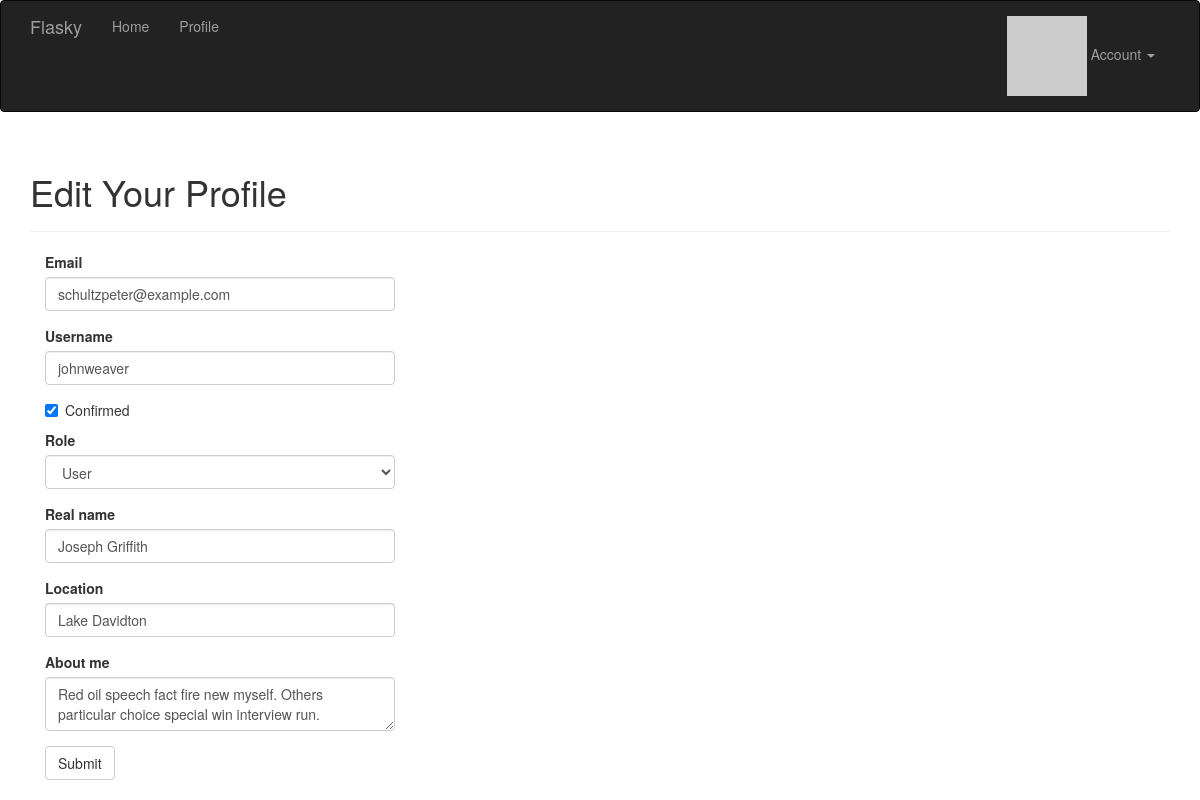
/edit-profile/3 (signed in), run on the app's committed database.
### app/models.py (models this page shows, shortened)
class User(UserMixin, db.Model):
    __tablename__ = "users"
    id: Mapped[int] = mapped_column(primary_key=True)
    email: Mapped[str] = mapped_column(unique=True, index=True)
    username: Mapped[str] = mapped_column(unique=True, index=True)
    role_id: Mapped[int] = mapped_column(ForeignKey("roles.id"), nullable=True)
    password_hash: Mapped[str] = mapped_column(nullable=False)
    confirmed: Mapped[bool] = mapped_column(default=False)
    name: Mapped[str | None] = mapped_column()
    location: Mapped[str | None] = mapped_column()
    about_me: Mapped[str | None] = mapped_column(Text)
    member_since: Mapped[datetime] = mapped_column(DateTime(timezone=True), default=lambda: datetime.now(UTC))
    last_seen: Mapped[datetime] = mapped_column(DateTime(timezone=True), default=lambda: datetime.now(UTC))
    avatar_hash: Mapped[str | None] = mapped_column()
    posts: DynamicMapped["Post"] = relationship(back_populates="author", lazy="dynamic")
    @property
    def password(self) -> None:
        raise AttributeError("password is not a readable attribute")
    def can(self, perm: int) -> bool:
        return self.role is not None and self.role.has_permission(perm)
    def ping(self) -> None:
        self.last_seen = datetime.now(UTC)
        db.session.add(self)
        db.session.commit()
    def gravatar(self, size: int = 100, default: str = "identicon", rating: str = "g") -> str:
        url: str = "https://secure.gravatar.com/avatar"
        hash_avatar: str = self.avatar_hash or self.gravatar_hash()
        return f"{url}/{hash_avatar}?s={size}&d={default}&r={rating}'."

### app/main/views.py (the view, shortened to what this page needs)
@main.route("/edit-profile/<int:id>", methods=["GET", "POST"])
@login_required
@admin_required
def edit_profile_admin(id: int):
    user: User = User.query.get_or_404(id)
    form: EditProfileAdminForm = EditProfileAdminForm(user=user)
    form.email.data = user.email
    form.username.data = user.username
    form.confirmed.data = user.confirmed
    form.role.data = user.role_id
    form.name.data = user.name
    form.location.data = user.location
    form.about_me.data = user.about_me
    return render_template("edit_profile.html", form=form, user=user)

### app/main/forms.py (shortened to what this page needs)
class EditProfileAdminForm(FlaskForm):
    email = StringField("Email", validators=[DataRequired(), Length(1, 64), Email()])
    username = StringField("Username", validators=[DataRequired(), Length(1, 64),
                            Regexp("^[A-Za-z][A-Za-z0-9_.]*$", 0,
                                   "Usernames must have only letters, numbers, dots or underscores")])
    confirmed = BooleanField("Confirmed")
    role = SelectField("Role", coerce=int)
    name = StringField("Real name", validators=[Length(0, 64)])
    location = StringField("Location", validators=[Length(0, 64)])
    about_me = TextAreaField("About me")
    submit = SubmitField("Submit")
    def __init__(self, user, *args, **kwargs) -> None:
        super().__init__(*args, **kwargs)
        self.role.choices = [(role.id, role.name) for role in Role.query.order_by(Role.name).all()]
        self.user = user

### app/auth/views.py (called while the page is built)
@auth.before_app_request
def before_request():
    if current_user.is_authenticated:
        current_user.ping()
        if not current_user.confirmed and request.blueprint != "auth" and request.endpoint != "static":
            return redirect(url_for("auth.unconfirmed"))
    return None

### app/main/__init__.py (called while the page is built)
@main.app_context_processor
def inject_permissions():
    return dict(Permission=Permission)

### app/models.py (called while the page is built)
@login_manager.user_loader
def load_user(user_id) -> User |  None:
    return db.session.get(User, int(user_id))

    def has_permission(self, perm):
        return self.permissions & perm == perm

### app/templates/edit_profile.html (shortened to what this page needs)
{% extends "base.html" %}
{% import "bootstrap/wtf.html" as wtf %}
{% block page_content %}
<div class="page-header">
    <h1>Edit Your Profile</h1>
</div>
<div class="col-md-4">
    {{ wtf.quick_form(form) }}
</div>
{% endblock %}

### data on the page
User: email "schultzpeter@example.com", username "johnweaver", confirmed "☑", role "User", name "Joseph Griffith", location "Lake Davidton", about_me "Red oil speech fact fire new myself. Others particular choice special win interview run."
